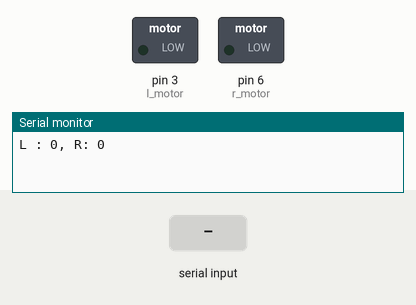
The sketch below on a simulated Arduino Uno, built with avr-gcc and run on an emulated ATmega328P. On the bench: switched loads named in the sketch (green lamp = pin HIGH), the last lines printed to the serial monitor. The inputs (shaded band) are chosen by the test bench.

Above: at 1.2 s.
1.3 s: "90,45,200E" received over Serial
At 1.8 s:
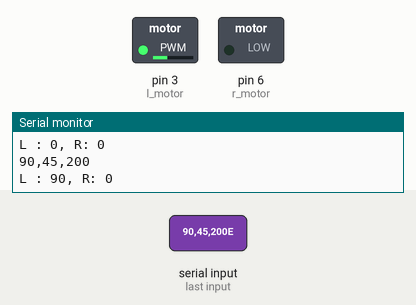
2.8 s: "30,150E" received over Serial
At 4.0 s:
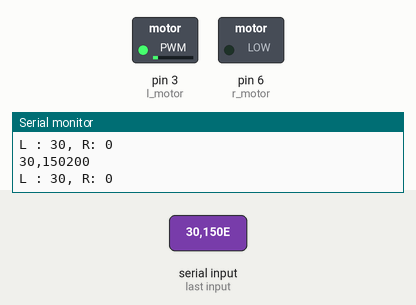
4.3 s: "200E" received over Serial
At 5.2 s:
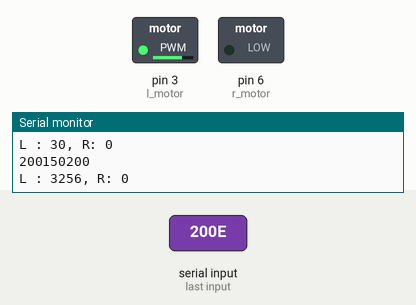
5.8 s: "30,150,10E" received over Serial
At 6.4 s:
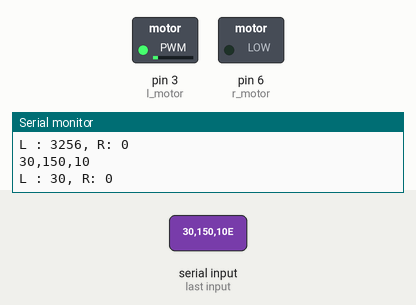
7.3 s: "200E" received over Serial
At 8.5 s:
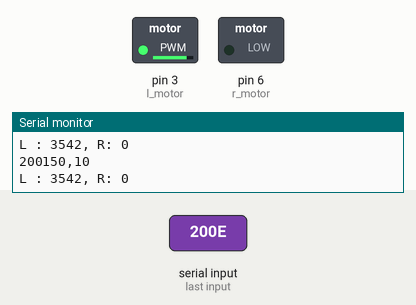
8.8 s: "90,45E" received over Serial
At 9.9 s:
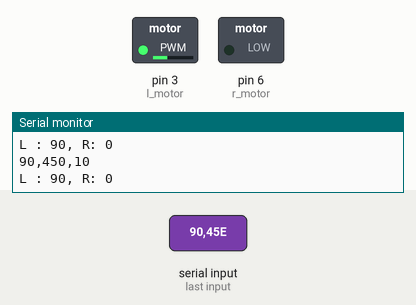
Timing chart, 0 to 11.3 s (numbered marks = the images above; inputs shaded):
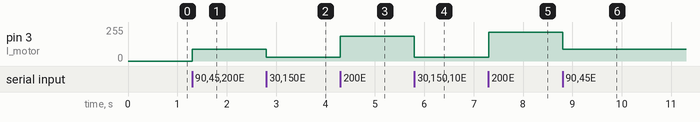

Measured:
- after the input at 1.3 s, pin 3 (l_motor): 0/255 → 90/255 at once
- after the input at 2.8 s, pin 3 (l_motor): 90/255 → 30/255 at once
- after the input at 4.3 s, pin 3 (l_motor): 30/255 → 184/255 at once
- after the input at 5.8 s, pin 3 (l_motor): 184/255 → 30/255 at once
- after the input at 7.3 s, pin 3 (l_motor): 30/255 → 214/255 at once
- after the input at 8.8 s, pin 3 (l_motor): 214/255 → 90/255 at once

The sketch:

Car.ino
```cpp
int b_size = 256;

char buffer[256];
char msg[256];
int joy[2];

int l_motor = 3; // 0 index
int r_motor = 6; // 1  index

void decode() {
  int count = 0;
  snprintf(msg,sizeof(msg),"%s","");
  char *pch;
  pch = strtok(buffer,"R");
  while (pch !=NULL) {
    joy[count] = atoi(pch);
    count++;
    pch = strtok(NULL,"R");
  }
}

void setup() {
  pinMode(l_motor,OUTPUT);
  pinMode(r_motor,OUTPUT);
  Serial.begin(115200);
}

void loop() {
  Serial.readBytesUntil('E',buffer,b_size);
  Serial.println(buffer);
  decode();
  String s = String("L : "+String(joy[0])+", R: "+String(joy[1]));

  Serial.println(s);
  analogWrite(l_motor,joy[0]);
  analogWrite(r_motor,joy[1]);
  delay(10);

}
```
